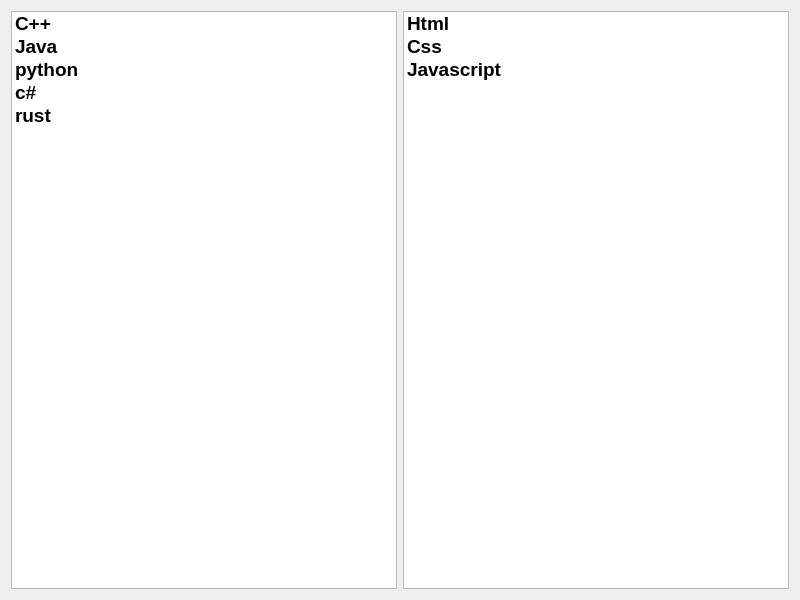
<?xml version="1.0" encoding="UTF-8"?>
<ui version="4.0">
 <class>Widget</class>
 <widget class="QWidget" name="Widget">
  <property name="geometry">
   <rect>
    <x>0</x>
    <y>0</y>
    <width>800</width>
    <height>600</height>
   </rect>
  </property>
  <property name="windowTitle">
   <string>Widget</string>
  </property>
  <layout class="QHBoxLayout" name="horizontalLayout_2">
   <item>
    <layout class="QHBoxLayout" name="horizontalLayout">
     <item>
      <widget class="QListWidget" name="listWidget">
       <item>
        <property name="text">
         <string>C++</string>
        </property>
        <property name="font">
         <font>
          <pointsize>14</pointsize>
          <bold>true</bold>
         </font>
        </property>
        <property name="icon">
         <iconset resource="res.qrc">
          <normaloff>:/images/c++.png</normaloff>:/images/c++.png</iconset>
        </property>
       </item>
       <item>
        <property name="text">
         <string>Java</string>
        </property>
        <property name="font">
         <font>
          <pointsize>14</pointsize>
          <bold>true</bold>
         </font>
        </property>
        <property name="icon">
         <iconset resource="res.qrc">
          <normaloff>:/images/java.png</normaloff>:/images/java.png</iconset>
        </property>
       </item>
       <item>
        <property name="text">
         <string>python</string>
        </property>
        <property name="font">
         <font>
          <pointsize>14</pointsize>
          <bold>true</bold>
         </font>
        </property>
        <property name="icon">
         <iconset resource="res.qrc">
          <normaloff>:/images/python.png</normaloff>:/images/python.png</iconset>
        </property>
       </item>
       <item>
        <property name="text">
         <string>c#</string>
        </property>
        <property name="font">
         <font>
          <pointsize>14</pointsize>
          <bold>true</bold>
         </font>
        </property>
        <property name="icon">
         <iconset resource="res.qrc">
          <normaloff>:/images/c#.png</normaloff>:/images/c#.png</iconset>
        </property>
       </item>
       <item>
        <property name="text">
         <string>rust</string>
        </property>
        <property name="font">
         <font>
          <pointsize>14</pointsize>
          <bold>true</bold>
         </font>
        </property>
        <property name="icon">
         <iconset resource="res.qrc">
          <normaloff>:/images/rust.png</normaloff>:/images/rust.png</iconset>
        </property>
       </item>
      </widget>
     </item>
     <item>
      <widget class="QListWidget" name="listWidget_2">
       <item>
        <property name="text">
         <string>Html</string>
        </property>
        <property name="font">
         <font>
          <pointsize>14</pointsize>
          <bold>true</bold>
         </font>
        </property>
        <property name="icon">
         <iconset resource="res.qrc">
          <normaloff>:/images/html.png</normaloff>:/images/html.png</iconset>
        </property>
       </item>
       <item>
        <property name="text">
         <string>Css</string>
        </property>
        <property name="font">
         <font>
          <pointsize>14</pointsize>
          <bold>true</bold>
         </font>
        </property>
        <property name="icon">
         <iconset resource="res.qrc">
          <normaloff>:/images/css.png</normaloff>:/images/css.png</iconset>
        </property>
       </item>
       <item>
        <property name="text">
         <string>Javascript</string>
        </property>
        <property name="font">
         <font>
          <pointsize>14</pointsize>
          <bold>true</bold>
         </font>
        </property>
        <property name="icon">
         <iconset resource="res.qrc">
          <normaloff>:/images/js.png</normaloff>:/images/js.png</iconset>
        </property>
       </item>
      </widget>
     </item>
    </layout>
   </item>
  </layout>
 </widget>
 <resources>
  <include location="res.qrc"/>
 </resources>
 <connections/>
</ui>
